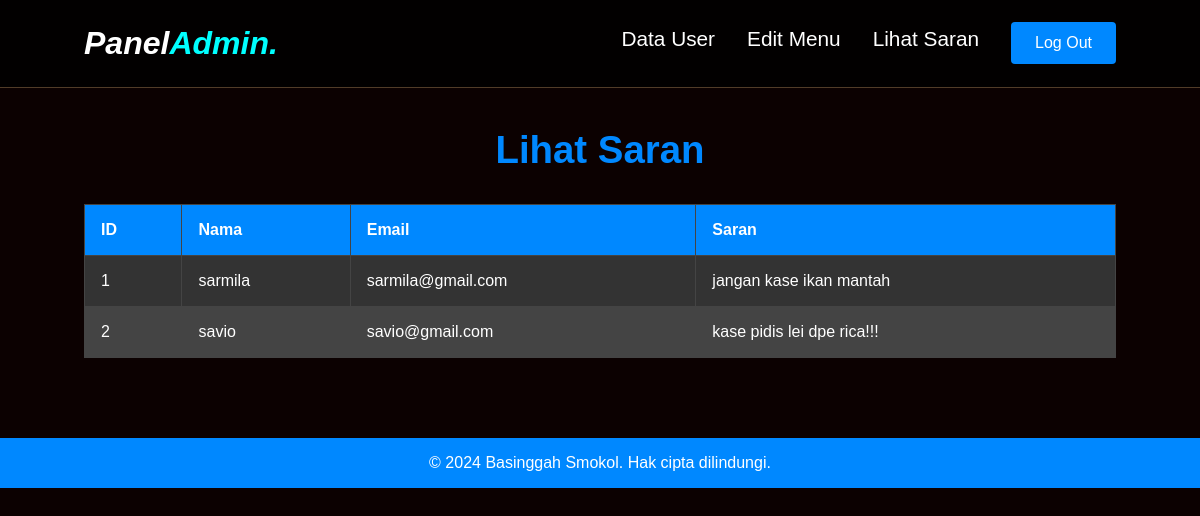
/lihat_saran.php (signed in), run on an earlier commit of the app's database.
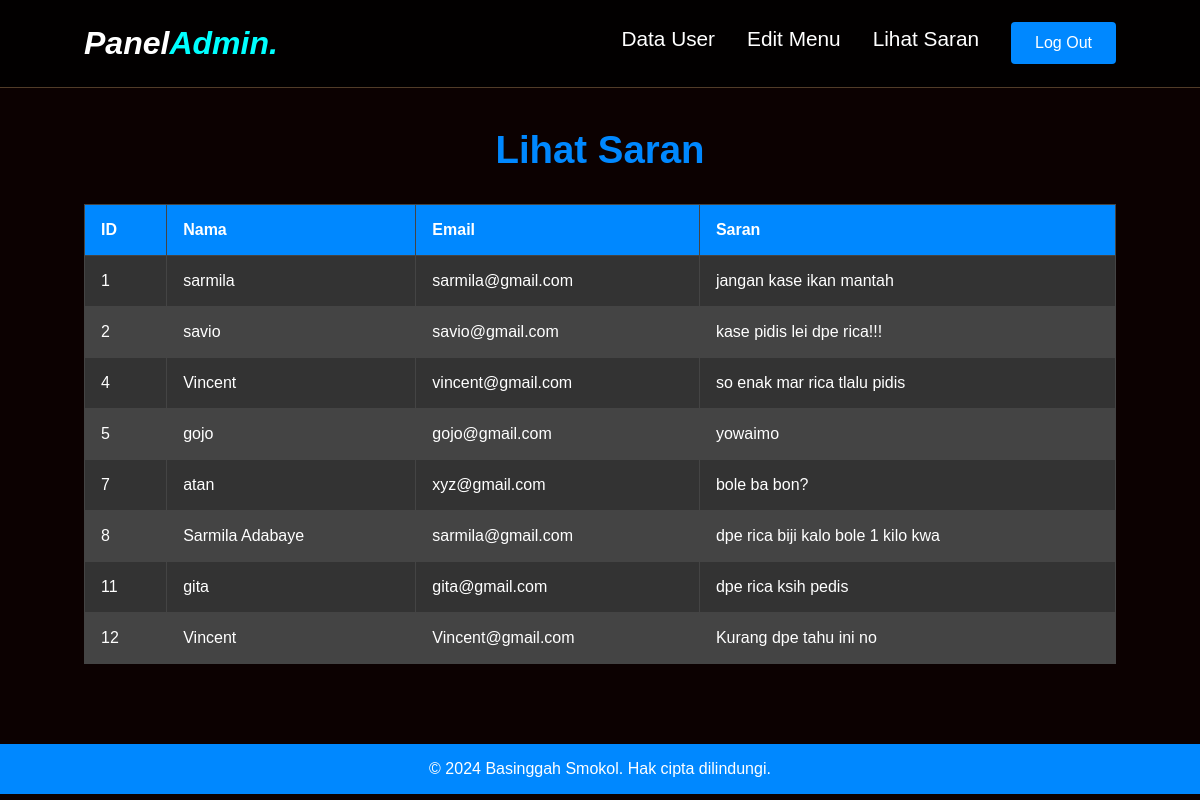
And on a later commit of the database.
### tables this page shows
CREATE TABLE `saran` (
  `id` int(11) NOT NULL,
  `nama` varchar(255) NOT NULL,
  `email` varchar(255) NOT NULL,
  `saran` text NOT NULL,
  `created_at` timestamp NOT NULL DEFAULT current_timestamp()
);

### lihat_saran.php (the view, shortened to what this page needs)
<?php
include 'koneksi.php';
$saran = $conn->query("SELECT * FROM saran");
?>
<!DOCTYPE html>
<html lang="id">
<head>
  <link rel="stylesheet" href="css/admin.css">
</head>
<body>
<header class="admin-header">
  <div class="admin-logo">Panel<span>Admin.</span></div>
  <nav class="navbar">
    <div class="navbar-nav">
      <a href="data_user.php">Data User</a>
      <a href="edit_menu.php">Edit Menu</a>
      <a href="lihat_saran.php">Lihat Saran</a>
    </div>
  </nav>
  <a href="logout_admin.php" class="btn logout">Log Out</a>
</header>
<main class="admin-panel">
  <section id="view-saran" class="admin-section">
    <h2>Lihat Saran</h2>
    <table class="admin-table">
      <thead>
        <tr>
          <th>ID</th>
          <th>Nama</th>
          <th>Email</th>
          <th>Saran</th>
        </tr>
      </thead>
      <tbody>
        <?php while ($row = $saran->fetch_assoc()): ?>
        <tr>
          <td><?php echo $row['id']; ?></td>
          <td><?php echo $row['nama']; ?></td>
          <td><?php echo $row['email']; ?></td>
          <td><?php echo $row['saran']; ?></td>
        </tr>
        <?php endwhile; ?>
      </tbody>
    </table>
  </section>
</main>
<footer>
  <p>&copy; 2024 Basinggah Smokol. Hak cipta dilindungi.</p>
</footer>
</body>
</html>

What changed in the data, as far as the page shows it:
added saran: id "4", nama "Vincent", email "vincent@gmail.com", saran "so enak mar rica tlalu pidis"
added saran: id "5", nama "gojo", email "gojo@gmail.com", saran "yowaimo"
added saran: id "7", nama "atan", email "xyz@gmail.com", saran "bole ba bon?"
added saran: id "8", nama "Sarmila Adabaye", email "sarmila@gmail.com", saran "dpe rica biji kalo bole 1 kilo kwa"
added saran: id "11", nama "gita", email "gita@gmail.com", saran "dpe rica ksih pedis"
added saran: id "12", nama "Vincent", email "Vincent@gmail.com", saran "Kurang dpe tahu ini no"
